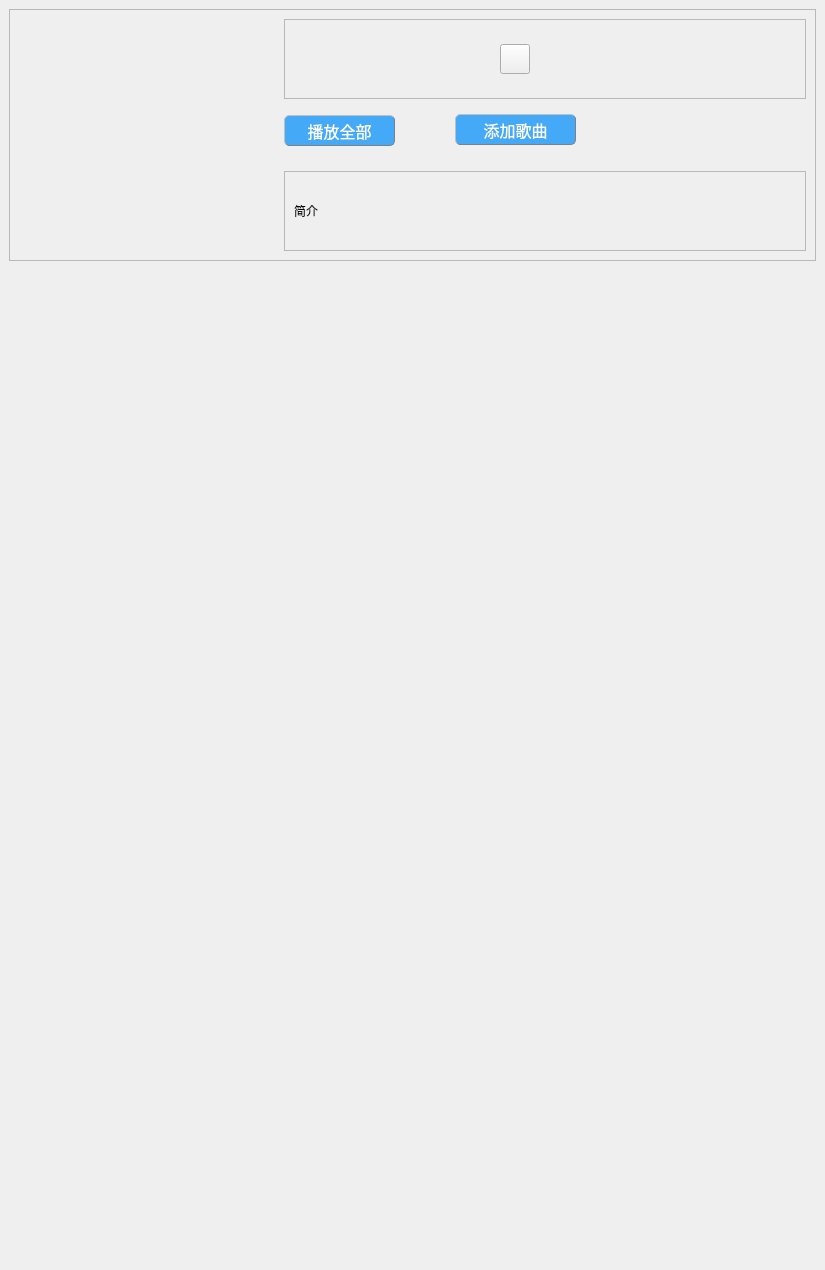
          <widget class="QWidget" name="scrollAreaWidgetContents">
           <property name="geometry">
            <rect>
             <x>0</x>
             <y>0</y>
             <width>825</width>
             <height>1270</height>
            </rect>
           </property>
           <layout class="QHBoxLayout" name="horizontalLayout_2">
            <property name="spacing">
             <number>0</number>
            </property>
            <property name="leftMargin">
             <number>0</number>
            </property>
            <property name="topMargin">
             <number>0</number>
            </property>
            <property name="rightMargin">
             <number>0</number>
            </property>
            <property name="bottomMargin">
             <number>0</number>
            </property>
            <item>
             <widget class="QStackedWidget" name="rightLayer">
              <property name="currentIndex">
               <number>0</number>
              </property>
              <widget class="QWidget" name="rightLayerPage1">
               <layout class="QVBoxLayout" name="rightLayout" stretch="3,0,6">
                <property name="spacing">
                 <number>0</number>
                </property>
                <item>
                 <widget class="QFrame" name="frame">
                  <property name="frameShape">
                   <enum>QFrame::StyledPanel</enum>
                  </property>
                  <property name="frameShadow">
                   <enum>QFrame::Raised</enum>
                  </property>
                  <layout class="QHBoxLayout" name="horizontalLayout">
                   <property name="spacing">
                    <number>15</number>
                   </property>
                   <property name="leftMargin">
                    <number>0</number>
                   </property>
                   <property name="topMargin">
                    <number>0</number>
                   </property>
                   <property name="rightMargin">
                    <number>0</number>
                   </property>
                   <property name="bottomMargin">
                    <number>0</number>
                   </property>
                   <item>
                    <widget class="QLabel" name="listAvatar">
                     <property name="sizePolicy">
                      <sizepolicy hsizetype="Fixed" vsizetype="Fixed">
                       <horstretch>0</horstretch>
                       <verstretch>0</verstretch>
                      </sizepolicy>
                     </property>
                     <property name="minimumSize">
                      <size>
                       <width>250</width>
                       <height>250</height>
                      </size>
                     </property>
                     <property name="styleSheet">
                      <string notr="true"/>
                     </property>
                     <property name="text">
                      <string/>
                     </property>
                    </widget>
                   </item>
                   <item>
                    <widget class="QFrame" name="infoFrame">
                     <layout class="QVBoxLayout" name="verticalLayout_2">
                      <item>
                       <widget class="QFrame" name="frame_8">
                        <property name="frameShape">
                         <enum>QFrame::StyledPanel</enum>
                        </property>
                        <property name="frameShadow">
                         <enum>QFrame::Raised</enum>
                        </property>
                        <layout class="QHBoxLayout" name="horizontalLayout_5">
                         <item>
                          <widget class="QLabel" name="listName">
                           <property name="sizePolicy">
                            <sizepolicy hsizetype="Fixed" vsizetype="Fixed">
                             <horstretch>0</horstretch>
                             <verstretch>0</verstretch>
                            </sizepolicy>
                           </property>
                           <property name="minimumSize">
                            <size>
                             <width>200</width>
                             <height>30</height>
                            </size>
                           </property>
                           <property name="font">
                            <font>
                             <family>Microsoft YaHei UI</family>
                             <pointsize>12</pointsize>
                            </font>
                           </property>
                           <property name="text">
                            <string/>
                           </property>
                          </widget>
                         </item>
                         <item>
                          <widget class="QPushButton" name="editBtn">
                           <property name="sizePolicy">
                            <sizepolicy hsizetype="Fixed" vsizetype="Fixed">
                             <horstretch>0</horstretch>
                             <verstretch>0</verstretch>
                            </sizepolicy>
                           </property>
                           <property name="maximumSize">
                            <size>
                             <width>30</width>
                             <height>30</height>
                            </size>
                           </property>
                           <property name="styleSheet">
                            <string notr="true">QPushButton#editBtn
{
  border-image: url(:/img/ico/edit_n.png);
}
QPushButton::hover#editBtn
{
  border-image: url(:/img/ico/edit_h.png);
}
QPushButton::pressed#editBtn
{
  border-image: url(:/img/ico/edit_n.png);
}</string>
                           </property>
                           <property name="text">
                            <string/>
                           </property>
                          </widget>
                         </item>
                         <item>
                          <spacer name="horizontalSpacer_6">
                           <property name="orientation">
                            <enum>Qt::Horizontal</enum>
                           </property>
                           <property name="sizeHint" stdset="0">
                            <size>
                             <width>228</width>
                             <height>20</height>
                            </size>
                           </property>
                          </spacer>
                         </item>
                         <item>
                          <widget class="QLabel" name="countLabel">
                           <property name="minimumSize">
                            <size>
                             <width>40</width>
                             <height>0</height>
                            </size>
                           </property>
                           <property name="text">
                            <string/>
                           </property>
                          </widget>
                         </item>
                        </layout>
                       </widget>
                      </item>
                      <item>
                       <widget class="QFrame" name="frame_2">
                        <property name="sizePolicy">
                         <sizepolicy hsizetype="Fixed" vsizetype="Fixed">
                          <horstretch>0</horstretch>
                          <verstretch>0</verstretch>
                         </sizepolicy>
                        </property>
                        <property name="maximumSize">
                         <size>
                          <width>320</width>
                          <height>60</height>
                         </size>
                        </property>
                        <property name="frameShape">
                         <enum>QFrame::NoFrame</enum>
                        </property>
                        <property name="frameShadow">
                         <enum>QFrame::Raised</enum>
                        </property>
                        <widget class="QPushButton" name="playBtn">
                         <property name="geometry">
                          <rect>
                           <x>0</x>
                           <y>10</y>
                           <width>111</width>
                           <height>31</height>
                          </rect>
                         </property>
                         <property name="sizePolicy">
                          <sizepolicy hsizetype="Preferred" vsizetype="Preferred">
                           <horstretch>0</horstretch>
                           <verstretch>0</verstretch>
                          </sizepolicy>
                         </property>
                         <property name="maximumSize">
                          <size>
                           <width>160</width>
                           <height>40</height>
                          </size>
                         </property>
                         <property name="font">
                          <font>
                           <family>华康少女文字 - Kelvin</family>
                           <pointsize>12</pointsize>
                          </font>
                         </property>
                         <property name="styleSheet">
                          <string notr="true">QPushButton
{
	color: rgb(255, 255, 255);
	background-color: rgb(68, 170, 248);
    border-radius: 5px;
    border: 1px groove gray;
    border-style: outset;
}
</string>
                         </property>
                         <property name="text">
                          <string>播放全部</string>
                         </property>
                        </widget>
                        <widget class="QPushButton" name="addmusicBtn">
                         <property name="geometry">
                          <rect>
                           <x>171</x>
                           <y>9</y>
                           <width>121</width>
                           <height>31</height>
                          </rect>
                         </property>
                         <property name="maximumSize">
                          <size>
                           <width>160</width>
                           <height>60</height>
                          </size>
                         </property>
                         <property name="baseSize">
                          <size>
                           <width>160</width>
                           <height>60</height>
                          </size>
                         </property>
                         <property name="font">
                          <font>
                           <family>华康少女文字 - Kelvin</family>
                           <pointsize>12</pointsize>
                          </font>
                         </property>
                         <property name="styleSheet">
                          <string notr="true">QPushButton
{
	color: rgb(255, 255, 255);
	background-color: rgb(68, 170, 248);
    border-radius: 5px;
    border: 1px groove gray;
    border-style: outset;
}
</string>
                         </property>
                         <property name="text">
                          <string>添加歌曲</string>
                         </property>
                        </widget>
                       </widget>
                      </item>
                      <item>
                       <widget class="QFrame" name="frame_9">
                        <property name="frameShape">
                         <enum>QFrame::StyledPanel</enum>
                        </property>
                        <property name="frameShadow">
                         <enum>QFrame::Raised</enum>
                        </property>
                        <widget class="QLabel" name="introTip">
                         <property name="geometry">
                          <rect>
                           <x>10</x>
                           <y>20</y>
                           <width>40</width>
                           <height>40</height>
                          </rect>
                         </property>
                         <property name="sizePolicy">
                          <sizepolicy hsizetype="Fixed" vsizetype="Fixed">
                           <horstretch>0</horstretch>
                           <verstretch>0</verstretch>
                          </sizepolicy>
                         </property>
                         <property name="minimumSize">
                          <size>
                           <width>40</width>
                           <height>40</height>
                          </size>
                         </property>
                         <property name="text">
                          <string>简介</string>
                         </property>
                        </widget>
                        <widget class="QLabel" name="listDesc">
                         <property name="geometry">
                          <rect>
                           <x>70</x>
                           <y>16</y>
                           <width>300</width>
                           <height>51</height>
                          </rect>
                         </property>
                         <property name="sizePolicy">
                          <sizepolicy hsizetype="Fixed" vsizetype="Preferred">
                           <horstretch>0</horstretch>
                           <verstretch>0</verstretch>
                          </sizepolicy>
                         </property>
                         <property name="minimumSize">
                          <size>
                           <width>300</width>
                           <height>0</height>
                          </size>
                         </property>
                         <property name="text">
                          <string/>
                         </property>
                        </widget>
                       </widget>
                      </item>
                     </layout>
                    </widget>
                   </item>
                  </layout>
                 </widget>
                </item>
                <item>
                 <spacer name="verticalSpacer">
                  <property name="orientation">
                   <enum>Qt::Vertical</enum>
                  </property>
                  <property name="sizeHint" stdset="0">
                   <size>
                    <width>20</width>
                    <height>40</height>
                   </size>
                  </property>
                 </spacer>
                </item>
                <item>
                 <widget class="MTable" name="musicTable">
                  <property name="sizePolicy">
                   <sizepolicy hsizetype="Expanding" vsizetype="Fixed">
                    <horstretch>0</horstretch>
                    <verstretch>0</verstretch>
                   </sizepolicy>
                  </property>
                  <property name="minimumSize">
                   <size>
                    <width>0</width>
                    <height>1000</height>
                   </size>
                  </property>
                  <property name="sizeIncrement">
                   <size>
                    <width>0</width>
                    <height>300</height>
                   </size>
                  </property>
                  <property name="baseSize">
                   <size>
                    <width>0</width>
                    <height>300</height>
                   </size>
                  </property>
                  <property name="font">
                   <font>
                    <family>华康少女文字 - Kelvin</family>
                    <pointsize>12</pointsize>
                   </font>
                  </property>
                  <property name="focusPolicy">
                   <enum>Qt::NoFocus</enum>
                  </property>
                  <property name="styleSheet">
                   <string notr="true">QTableView{
    color: rgb(0, 0, 0);
    background-color: transparent;
    outline:0px;
    alternate-background-color: rgb(250, 250, 250); /*行交替颜色*/
    selection-background-color: rgb(227, 227, 229); /*选中行背景颜色*/
}
 
QTableView::item:!alternate:!selected{
    background-color: rgb(245, 245, 247);    /*交替行的另一颜色*/
}
QHeaderView::section{
    
	color: rgb(0, 0, 0);
    padding-left: 4px;
    border: 1px solid #e1e1e2;
    min-height: 30px;
}</string>
                  </property>
                  <property name="frameShape">
                   <enum>QFrame::NoFrame</enum>
                  </property>
                  <property name="showGrid">
                   <bool>false</bool>
                  </property>
                  <attribute name="horizontalHeaderVisible">
                   <bool>false</bool>
                  </attribute>
                  <attribute name="horizontalHeaderCascadingSectionResizes">
                   <bool>true</bool>
                  </attribute>
                  <attribute name="horizontalHeaderHighlightSections">
                   <bool>false</bool>
                  </attribute>
                  <attribute name="verticalHeaderVisible">
                   <bool>false</bool>
                  </attribute>
                  <attribute name="verticalHeaderHighlightSections">
                   <bool>false</bool>
                  </attribute>
                 </widget>
                </item>
               </layout>
              </widget>
              <widget class="QWidget" name="page_2"/>
             </widget>
            </item>
           </layout>
          </widget>
